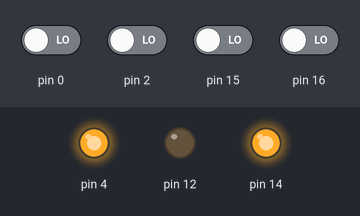
The sketch below on a simulated Arduino Uno, built for the host (arithmetic inside an expression is 32-bit, double 64-bit). Shown: output pins drawn as LEDs (lit = HIGH). The test bench sets the inputs (shaded band); at power-on: pin 0, pin 2, pin 15, pin 16 LOW. Storage starts empty; what the sketch prints to the serial monitor is not drawn.

Above: at 6.7 s.
6.8 s: pin 15 driven HIGH
At 8.3 s:
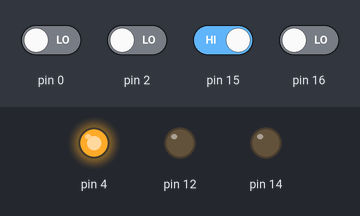
10.0 s: pin 2 driven HIGH and pin 16 driven HIGH
At 10.4 s:
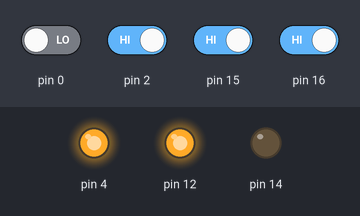
Timing chart, 0 to 19.0 s (numbered marks = the images above; inputs shaded):
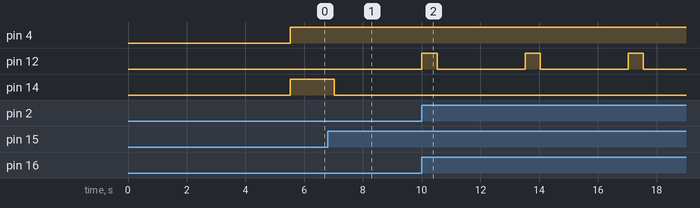

The sketch:

RampCode.ino
```cpp
#include <RampManager.h>

RampManager manager;

void setup()
{
  manager.Setup();
}
void loop()
{
  manager.Loop();
}
```

Measured:
- after the input at 6.8 s, pin 14: HIGH → LOW after 0.23 s
- after the input at 10.0 s, pin 12: alternates HIGH for 0.50 s and LOW for 3.0 s, starting at once
